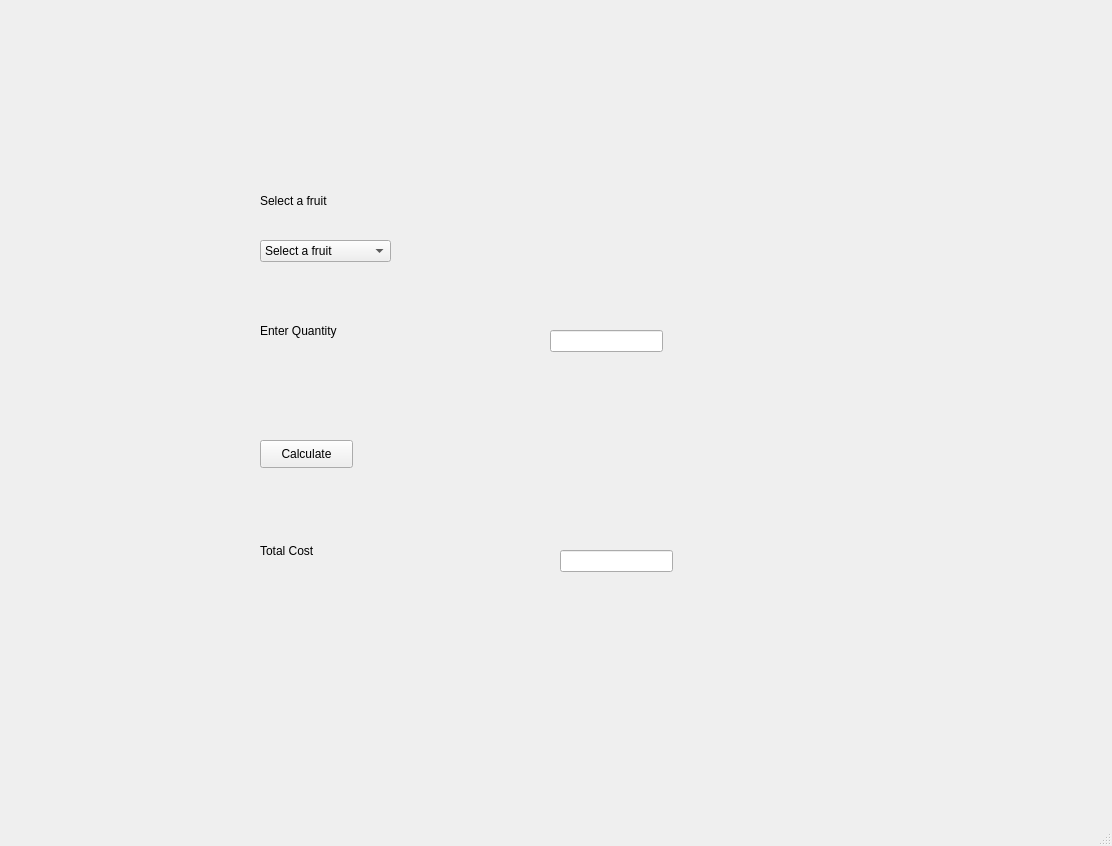
<?xml version="1.0" encoding="UTF-8"?>
<ui version="4.0">
 <class>fruitPurchase</class>
 <widget class="QMainWindow" name="fruitPurchase">
  <property name="geometry">
   <rect>
    <x>0</x>
    <y>0</y>
    <width>1112</width>
    <height>846</height>
   </rect>
  </property>
  <property name="windowTitle">
   <string>Fruit Purchase</string>
  </property>
  <widget class="QWidget" name="centralwidget">
   <widget class="QLabel" name="lblFruit">
    <property name="geometry">
     <rect>
      <x>260</x>
      <y>180</y>
      <width>81</width>
      <height>41</height>
     </rect>
    </property>
    <property name="font">
     <font>
      <family>Segoe UI</family>
      <pointsize>9</pointsize>
     </font>
    </property>
    <property name="text">
     <string>Select a fruit</string>
    </property>
   </widget>
   <widget class="QComboBox" name="cmbFruit">
    <property name="geometry">
     <rect>
      <x>260</x>
      <y>240</y>
      <width>131</width>
      <height>22</height>
     </rect>
    </property>
    <property name="font">
     <font>
      <family>Segoe UI</family>
      <pointsize>9</pointsize>
     </font>
    </property>
    <item>
     <property name="text">
      <string>Select a fruit</string>
     </property>
    </item>
    <item>
     <property name="text">
      <string>Apple</string>
     </property>
    </item>
    <item>
     <property name="text">
      <string>Banana</string>
     </property>
    </item>
    <item>
     <property name="text">
      <string>Orange</string>
     </property>
    </item>
    <item>
     <property name="text">
      <string>Grapes</string>
     </property>
    </item>
    <item>
     <property name="text">
      <string>Mango</string>
     </property>
    </item>
   </widget>
   <widget class="QLabel" name="lblPrice">
    <property name="geometry">
     <rect>
      <x>540</x>
      <y>245</y>
      <width>181</width>
      <height>21</height>
     </rect>
    </property>
    <property name="font">
     <font>
      <family>Segoe UI</family>
      <pointsize>9</pointsize>
     </font>
    </property>
    <property name="text">
     <string/>
    </property>
   </widget>
   <widget class="QLabel" name="lblQuantity">
    <property name="geometry">
     <rect>
      <x>260</x>
      <y>310</y>
      <width>131</width>
      <height>41</height>
     </rect>
    </property>
    <property name="font">
     <font>
      <family>Segoe UI</family>
      <pointsize>9</pointsize>
     </font>
    </property>
    <property name="text">
     <string>Enter Quantity</string>
    </property>
   </widget>
   <widget class="QLineEdit" name="txtQuantity">
    <property name="geometry">
     <rect>
      <x>550</x>
      <y>330</y>
      <width>113</width>
      <height>22</height>
     </rect>
    </property>
    <property name="font">
     <font>
      <family>Segoe UI</family>
      <pointsize>9</pointsize>
     </font>
    </property>
   </widget>
   <widget class="QPushButton" name="btnCalculate">
    <property name="geometry">
     <rect>
      <x>260</x>
      <y>440</y>
      <width>93</width>
      <height>28</height>
     </rect>
    </property>
    <property name="font">
     <font>
      <family>Segoe UI</family>
      <pointsize>9</pointsize>
     </font>
    </property>
    <property name="text">
     <string>Calculate</string>
    </property>
   </widget>
   <widget class="QLabel" name="lblCost">
    <property name="geometry">
     <rect>
      <x>260</x>
      <y>530</y>
      <width>131</width>
      <height>41</height>
     </rect>
    </property>
    <property name="font">
     <font>
      <family>Segoe UI</family>
      <pointsize>9</pointsize>
     </font>
    </property>
    <property name="text">
     <string>Total Cost</string>
    </property>
   </widget>
   <widget class="QLineEdit" name="txtCost">
    <property name="geometry">
     <rect>
      <x>560</x>
      <y>550</y>
      <width>113</width>
      <height>22</height>
     </rect>
    </property>
    <property name="font">
     <font>
      <family>Segoe UI</family>
      <pointsize>9</pointsize>
     </font>
    </property>
   </widget>
  </widget>
  <widget class="QMenuBar" name="menubar">
   <property name="geometry">
    <rect>
     <x>0</x>
     <y>0</y>
     <width>1112</width>
     <height>26</height>
    </rect>
   </property>
  </widget>
  <widget class="QStatusBar" name="statusbar"/>
 </widget>
 <resources/>
 <connections/>
</ui>
